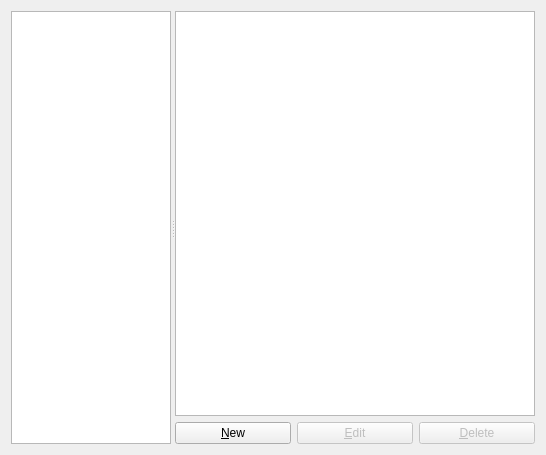
<?xml version="1.0" encoding="UTF-8"?>
<ui version="4.0">
 <class>VPCSNodePageWidget</class>
 <widget class="QWidget" name="VPCSNodePageWidget">
  <property name="geometry">
   <rect>
    <x>0</x>
    <y>0</y>
    <width>546</width>
    <height>455</height>
   </rect>
  </property>
  <property name="windowTitle">
   <string>VPCS nodes</string>
  </property>
  <property name="accessibleName">
   <string>VPCS node templates</string>
  </property>
  <layout class="QVBoxLayout" name="verticalLayout_2">
   <item>
    <widget class="QSplitter" name="splitter">
     <property name="orientation">
      <enum>Qt::Horizontal</enum>
     </property>
     <widget class="QTreeWidget" name="uiVPCSTreeWidget">
      <property name="sizePolicy">
       <sizepolicy hsizetype="Preferred" vsizetype="Expanding">
        <horstretch>0</horstretch>
        <verstretch>0</verstretch>
       </sizepolicy>
      </property>
      <property name="maximumSize">
       <size>
        <width>160</width>
        <height>16777215</height>
       </size>
      </property>
      <property name="selectionMode">
       <enum>QAbstractItemView::ExtendedSelection</enum>
      </property>
      <property name="iconSize">
       <size>
        <width>32</width>
        <height>32</height>
       </size>
      </property>
      <property name="rootIsDecorated">
       <bool>false</bool>
      </property>
      <attribute name="headerVisible">
       <bool>false</bool>
      </attribute>
      <column>
       <property name="text">
        <string notr="true">1</string>
       </property>
      </column>
     </widget>
     <widget class="QWidget" name="layoutWidget">
      <layout class="QVBoxLayout" name="verticalLayout">
       <item>
        <widget class="QTreeWidget" name="uiVPCSInfoTreeWidget">
         <property name="sizePolicy">
          <sizepolicy hsizetype="MinimumExpanding" vsizetype="Expanding">
           <horstretch>0</horstretch>
           <verstretch>0</verstretch>
          </sizepolicy>
         </property>
         <property name="indentation">
          <number>10</number>
         </property>
         <property name="allColumnsShowFocus">
          <bool>true</bool>
         </property>
         <attribute name="headerVisible">
          <bool>false</bool>
         </attribute>
         <column>
          <property name="text">
           <string>1</string>
          </property>
         </column>
         <column>
          <property name="text">
           <string>2</string>
          </property>
         </column>
        </widget>
       </item>
       <item>
        <layout class="QHBoxLayout" name="horizontalLayout_5">
         <item>
          <widget class="QPushButton" name="uiNewVPCSPushButton">
           <property name="text">
            <string>&amp;New</string>
           </property>
          </widget>
         </item>
         <item>
          <widget class="QPushButton" name="uiEditVPCSPushButton">
           <property name="enabled">
            <bool>false</bool>
           </property>
           <property name="text">
            <string>&amp;Edit</string>
           </property>
          </widget>
         </item>
         <item>
          <widget class="QPushButton" name="uiDeleteVPCSPushButton">
           <property name="enabled">
            <bool>false</bool>
           </property>
           <property name="text">
            <string>&amp;Delete</string>
           </property>
          </widget>
         </item>
        </layout>
       </item>
      </layout>
     </widget>
    </widget>
   </item>
  </layout>
 </widget>
 <tabstops>
  <tabstop>uiNewVPCSPushButton</tabstop>
  <tabstop>uiDeleteVPCSPushButton</tabstop>
 </tabstops>
 <resources/>
 <connections/>
 <designerdata>
  <property name="gridDeltaX">
   <number>10</number>
  </property>
  <property name="gridDeltaY">
   <number>10</number>
  </property>
  <property name="gridSnapX">
   <bool>true</bool>
  </property>
  <property name="gridSnapY">
   <bool>true</bool>
  </property>
  <property name="gridVisible">
   <bool>true</bool>
  </property>
 </designerdata>
</ui>
